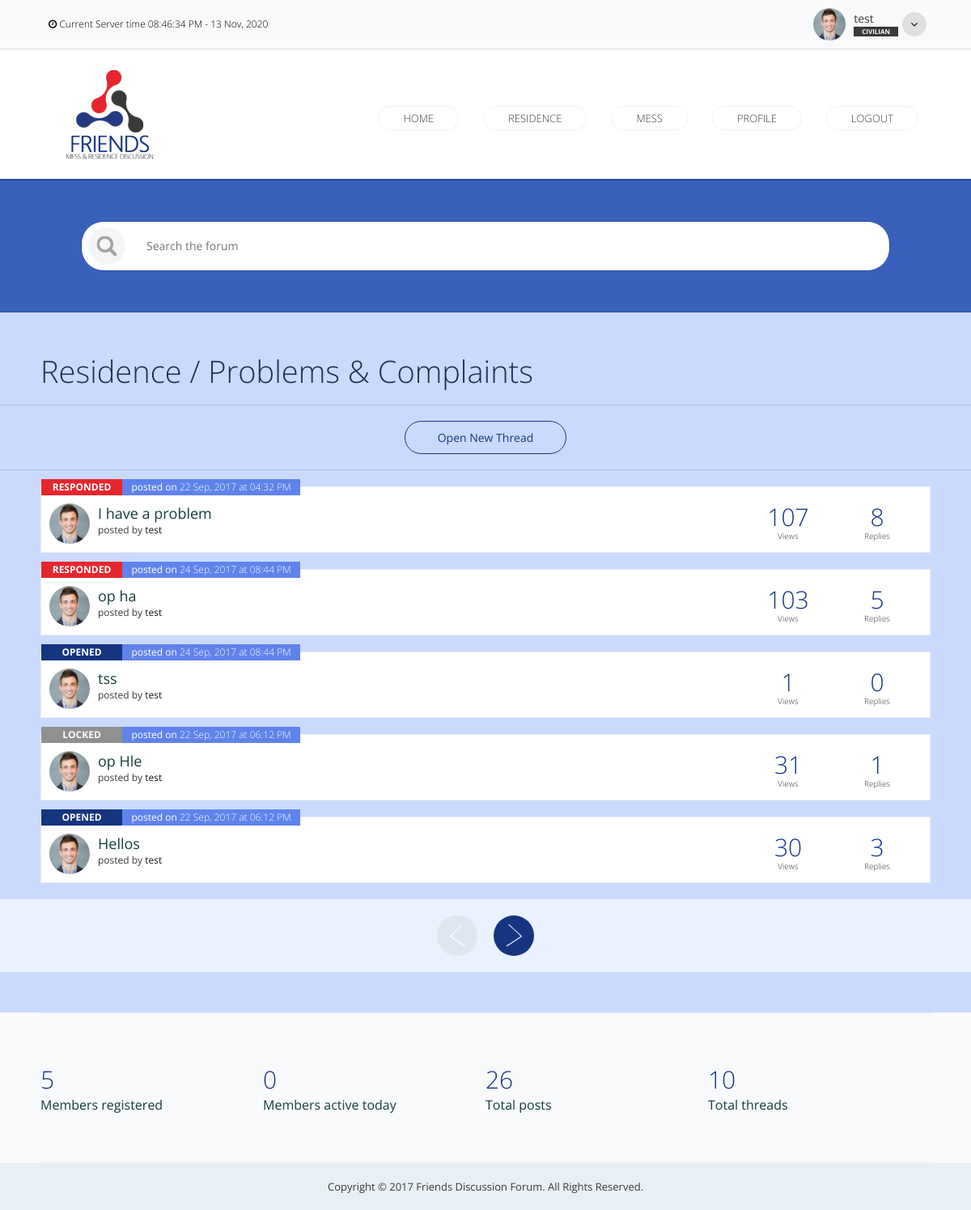
Page /topic.php?id=1 (signed in) on the committed database.
### tables this page shows
CREATE TABLE `user_groups` (
  `id` int(11) NOT NULL,
  `group_key` int(11) NOT NULL,
  `group_name` varchar(255) NOT NULL,
  `badge_bg` varchar(255) NOT NULL,
  `badge_text` varchar(255) NOT NULL
);

CREATE TABLE `topics` (
  `id` int(11) NOT NULL,
  `name` varchar(255) NOT NULL,
  `description` varchar(535) NOT NULL,
  `icon` varchar(255) NOT NULL,
  `cat_id` int(11) NOT NULL,
  `created_on` timestamp NOT NULL,
  `updated_on` timestamp NULL DEFAULT NULL
);

CREATE TABLE `categories` (
  `id` int(11) NOT NULL,
  `name` varchar(255) NOT NULL,
  `description` varchar(535) DEFAULT NULL,
  `created_on` timestamp NOT NULL
);

CREATE TABLE `threads` (
  `id` int(11) NOT NULL,
  `topic_id` int(11) NOT NULL,
  `cat_id` int(11) NOT NULL,
  `status` int(11) NOT NULL DEFAULT '0',
  `title` varchar(255) NOT NULL,
  `content` text NOT NULL,
  `views` int(11) DEFAULT '0',
  `user_id` int(11) NOT NULL,
  `is_deleted` int(11) DEFAULT '0',
  `created_on` timestamp NOT NULL,
  `updated_on` timestamp NULL DEFAULT NULL,
  `last_reply` timestamp NULL DEFAULT NULL,
  `is_reported` int(11) DEFAULT '0'
);

CREATE TABLE `users` (
  `id` int(11) NOT NULL,
  `username` varchar(255) NOT NULL,
  `password` varchar(255) NOT NULL,
  `email` varchar(255) NOT NULL,
  `f_name` varchar(255) NOT NULL,
  `m_name` varchar(255) DEFAULT NULL,
  `l_name` varchar(255) NOT NULL,
  `cast` varchar(255) NOT NULL,
  `designation` varchar(255) NOT NULL,
  `posting_place` varchar(255) NOT NULL,
  `reg_date` timestamp NOT NULL,
  `reg_ip` varchar(255) NOT NULL,
  `confirmed` varchar(255) NOT NULL,
  `p_number` varchar(255) DEFAULT NULL,
  `m_number` varchar(255) NOT NULL,
  `o_number` varchar(255) DEFAULT NULL,
  `present_add` varchar(535) NOT NULL,
  `permanent_add` varchar(535) NOT NULL,
  `user_group` int(11) NOT NULL,
  `profile_picture` varchar(255) NOT NULL,
  `is_banned` int(11) NOT NULL DEFAULT '0'
);

CREATE TABLE `site_settings` (
  `id` int(11) NOT NULL,
  `name` varchar(255) NOT NULL,
  `value` varchar(535) DEFAULT NULL
);

### app/start.php (called while the page is built, shortened)
<?php
try {
    $db = new PDO('mysql: host=localhost;dbname=forum', 'root', '');
} catch (Exception $e) {
    echo 'Unable to connect to db' . $e;
    die();
}
function getSettings($name){
    global $db;
        $site_settings = $db->prepare('SELECT * FROM site_settings WHERE name = :name');
        $site_settings->execute(['name'=>$name]);
        $site_settings = $site_settings->fetch(PDO::FETCH_ASSOC);
    return $site_settings['value'];
}
if(isset($_SESSION['logged_in'])) {
    if($_SESSION['logged_in'] == true) {
        $userLogged = $_SESSION['logged_in'];
        $userData = $_SESSION['data'];
    } else {
        $userLogged = false;
    }
}

### app/functions.php (called while the page is built, shortened)
<?php
function isTopic($id) {
    global $db;
    $run = $db->prepare("SELECT * FROM topics where id = :id");
    $run->execute(['id' => $id]);
    $results = $run->fetch(PDO::FETCH_ASSOC);
    return $results;
}
function userInfo($id) {
    global $db;
    $run = $db->prepare("SELECT id,username, email, f_name, l_name, m_number, reg_date, user_group, profile_picture FROM users where id = :id");
    $run->execute(['id' => $id]);
    $results = $run->fetch(PDO::FETCH_ASSOC);
    return $results;
}
function threadListPer($topic_id, $startAt, $perPage) {
    global $db;
    $sql = "SELECT * FROM `threads` WHERE topic_id = ".$topic_id." AND `is_deleted` = 0 ORDER BY `threads`.`last_reply` DESC LIMIT " . $startAt . " , " . $perPage;
    $run = $db->prepare($sql);
    $run->execute();
    $results = $run->fetchAll(PDO::FETCH_ASSOC);
    return $results;
}
function convertDate($data, $format) {
    $date = date_create($data);
    $dated = date_format($date, $format);
    return $dated;
}
function badgeDetails($key) {
    global $db;
    $key = (int)$key;
    $run = $db->prepare("SELECT * FROM user_groups WHERE group_key = :key");
    $run->execute(['key' => $key]);
    $results = $run->fetch(PDO::FETCH_ASSOC);
    return $results;
}
function threadReplies($thread_id) {
    global $db;
    $run = $db->prepare("SELECT * FROM replies WHERE thread_id = :id");
    $run->execute(['id' => $thread_id]);
    $results = $run->fetchAll(PDO::FETCH_ASSOC);
    return count($results);
}
function totalUsers() {
    global $db;
    $run = $db->prepare("SELECT * FROM `users`");
    $run->execute();
    $result = count($run->fetchAll(PDO::FETCH_ASSOC));
    return $result;
}
function totalActive() {
    global $db;
    $date = date("Y-m-d");
    $run = $db->prepare("SELECT * FROM `login_log` WHERE login_date LIKE '%$date%'");
    $run->execute();
    $rr = $run->fetchAll(PDO::FETCH_ASSOC);
    $arr = [];
    $result = count($arr);
    return $result;
}
function totalPosts() {
    global $db;
    $run = $db->prepare("SELECT * FROM `replies` WHERE `is_deleted` = 0");
    $run->execute();
    $resultOne = count($run->fetchAll(PDO::FETCH_ASSOC));
    $run = $db->prepare("SELECT * FROM `threads` WHERE `is_deleted` = 0");
    $run->execute();
    $resultTwo = count($run->fetchAll(PDO::FETCH_ASSOC));
    return $resultOne+$resultTwo;
}
function totalThreads() {
    global $db;
    $run = $db->prepare("SELECT * FROM `threads` WHERE `is_deleted` = 0");
    $run->execute();
    $result = count($run->fetchAll(PDO::FETCH_ASSOC));
    return $result;
}
function findCategoryName($cat_id) {
    global $db;
    $run = $db->prepare("SELECT * FROM `categories` WHERE `id` = :cat_id");
    $run->execute(['cat_id' => $cat_id]);
    $results = $run->fetch(PDO::FETCH_ASSOC);
    return $results['name'];
}
function findTopicName($topic_id) {
    global $db;
    $run = $db->prepare("SELECT * FROM `topics` WHERE `id` = :topic_id");
    $run->execute(['topic_id' => $topic_id]);
    $results = $run->fetch(PDO::FETCH_ASSOC);
    return $results['name'];
}
function threadStatus($status) {
    if($status == 0) {
        return 'Opened';
    } else if($status == 1) {
        return 'Responded';
    } else if($status == 2) {
        return 'Locked';
    } else {
        return 0;
    }
}

### app/views/topic.php (the view)
<?php include 'layouts/header.php'; ?>
<?php include 'layouts/searchbar.php'; ?>
<section>
	<div id="threads">
		<div class="threads-heading">
			<h1><a href="<?=BASE_URL?>/category.php?id=<?=$info['cat_id']?>"><?=findCategoryName($info['cat_id'])?></a> / <?=findTopicName($info['id'])?></h1>
		</div>
        <?php if($userLogged){ ?>
            <div class="threads-open">
                <a href="<?=BASE_URL;?>/create.php?id=<?=$info['id']?>">Open New Thread</a>
            </div>
        <?php } ?>
        <?php $threads = threadListPer($info['id'], $startAt, $perPage);
        if(count($threads) > 0) {
            foreach($threads as $thread) { ?>
            <?php $userd = userInfo($thread['user_id']);?>
		<div class="threads-box">
			<div class="thread-absolute">
				<div class="thread-status thread-<?=threadStatus($thread['status']);?>">
					<?=threadStatus($thread['status']);?>
				</div>
				<div class="thread-dated">
					<span>posted on</span> <?=convertDate($thread['created_on'], "d M, Y")?> at <?=convertDate($thread['created_on'], "h:i A")?>
				</div>
			</div>
			<div class="thread-boxL">
				<img src="<?=BASE_URL;?>/images/profile_pictures/<?=$userd['profile_picture']?>" alt="">
				<div class="thread-boxL-text">
					<h3><a href="<?=BASE_URL;?>/thread.php?id=<?=$thread['id'];?>"><?=$thread['title']?></a></h3>
					<p>posted by <a href="#"><?=$userd['username']?></a></p>
				</div>
			</div>
			<div class="thread-stats">
				<div class="thread-statsBox">
					<h2><?=$thread['views'];?></h2>
					<p>Views</p>
				</div>
				<div class="thread-statsBox">
					<h2><?=threadReplies($thread['id']);?></h2>
					<p>Replies</p>
				</div>
			</div>
		</div>
		<?php } ?>
		<div class="threads-pagination">
			<div class="btns">
				<?php if($page == 1) { ?>
					<a href="topic.php?id=<?=$id?>"><div class="btn-previous btn-prev-ended"></div></a>
				<?php } else { ?>
					<a href="topic.php?id=<?=$id?>&page=<?=$page-1?>"><div class="btn-previous"></div></a>
				<?php } ?>
				<?php if($page >= $pages) { ?>
					<a href="topic.php?id=<?=$id?>&page=<?=$page?>"><div class="btn-next btn-next-ended"></div></a>
				<?php } else { ?>
					<a href="topic.php?id=<?=$id?>&page=<?=$page+1?>"><div class="btn-next"></div></a>
				<?php } ?>
			</div>
		</div>
		<?php } else { ?>
            No threads found
        <?php } ?>
		</div>
</section>
<?php include 'layouts/footer.php'; ?>

### app/views/layouts/header.php (shortened to what this page needs)
<!DOCTYPE html>
<html lang="en">
<head>
    <link rel="stylesheet" href="<?=BASE_URL?>/editor/minified/themes/default.min.css" media="all" />
    <link rel="stylesheet" href="<?=BASE_URL?>/css/font-awesome/css/font-awesome.min.css">
	<link rel="stylesheet" type="text/css" href="<?=BASE_URL?>/css/style.css">
</head>
<body>
<?php if($userLogged) {?>
    <?php $badgeTop = badgeDetails($userData['user_group']); ?>
<div id="topbar">
    <div class="topbar-inner">
        <div class="topbar-server">
            <i class="fa fa-clock-o"></i> <span>Current Server time</span>
            <?= date("h:i:s A - d M, Y") ?>
        </div>
        <div class="topbar-profile">
            <div class="topbar-icon">
                <img src="<?=BASE_URL?>/images/profile_pictures/<?=$userData['profile_picture']?>">
                <div class="topbar-user">
                    <p><?=$userData['username'];?></p>
                    <h5 style="background: #<?=$badgeTop['badge_bg'];?>;color:#<?=$badgeTop['badge_text'];?>"><?=$badgeTop['group_name'];?></h5>
                </div>
                <i class="fa fa-angle-down"></i>
            </div>
        </div>
    </div>
</div>
<?php } ?>
<header>
	<div id="header">
		<div class="header-inner">
			<div id="logo">
				<a href="<?=BASE_URL?>">
					<div class="logo"></div>
				</a>
			</div>
			<div class="navigation">
				<ul>
                    <?php if($userLogged){ ?>
					    <li><a href="<?=BASE_URL?>"><i class="home-icon"></i> Home</a></li>
					    <li><a href="<?=BASE_URL?>/category.php?id=1"><i class="residence-icon"></i> Residence</a></li>
					    <li><a href="<?=BASE_URL?>/category.php?id=2"><i class="mess-icon"></i> Mess</a></li>
                        <li><a href="<?=BASE_URL?>/profile.php?id=<?=$userData['id'];?>"><i class="register-icon"></i> Profile</a></li>
                        <li><a href="<?=BASE_URL?>/logout.php"><i class="login-icon"></i> Logout</a></li>
                    <?php } else { ?>
                        <li><a href="<?=BASE_URL?>/register.php"><i class="register-icon"></i> Sign Up</a></li>
                        <li><a href="<?=BASE_URL?>/login.php"><i class="login-icon"></i> Sign in</a></li>
                    <?php } ?>
				</ul>
			</div>
		</div>
	</div>
</header>

### app/views/layouts/footer.php (shortened to what this page needs)
<section>
<div id="webFoot">
    <div class="webFoot-inner">
        <?php if($userLogged){ ?>
            <div class="webFoot-stats">
                <ul>
                    <li><span><?=totalUsers()?></span> Members registered</li>
                    <li><span><?=totalActive()?></span> Members active today</li>
                    <li><span><?=totalPosts()?></span> Total posts</li>
                    <li><span><?=totalThreads()?></span> Total threads</li>
                </ul>
            </div>
        <?php } ?>
    </div>
</div>
</section>
<footer>
<div class="footer-copyright">
    <p>Copyright &copy; 2017 <?=getSettings('site_title')?>. All Rights Reserved.</p>
</div>
</footer>

### app/views/layouts/footer.php (style rules this page uses)
.webFoot-stats { width: 100%; }
.webFoot-stats ul li { width: 25%; }

### rows in the picture
user_groups: group_name "CIVILIAN"
topics: cat.name "Residence", findTopicName($info['id']) "Problems & Complaints"
threads: status "RESPONDED", created_on "22 Sep, 2017", created_on "04:32 PM", user.profile_picture (picture), title "I have a problem", user.username "test", views "107", id "8"
threads: status "RESPONDED", created_on "24 Sep, 2017", created_on "08:44 PM", user.profile_picture (picture), title "op ha", user.username "test", views "103", id "5"
threads: status "OPENED", created_on "24 Sep, 2017", created_on "08:44 PM", user.profile_picture (picture), title "tss", user.username "test", views "1", id "0"
threads: status "LOCKED", created_on "22 Sep, 2017", created_on "06:12 PM", user.profile_picture (picture), title "op Hle", user.username "test", views "31", id "1"
threads: status "OPENED", created_on "22 Sep, 2017", created_on "06:12 PM", user.profile_picture (picture), title "Hellos", user.username "test", views "30", id "3"
site_settings: value "Friends Discussion Forum"

### other values in the picture
$userData['username'] "test"
totalUsers() "5"
totalActive() "0"
totalPosts() "26"
totalThreads() "10"
